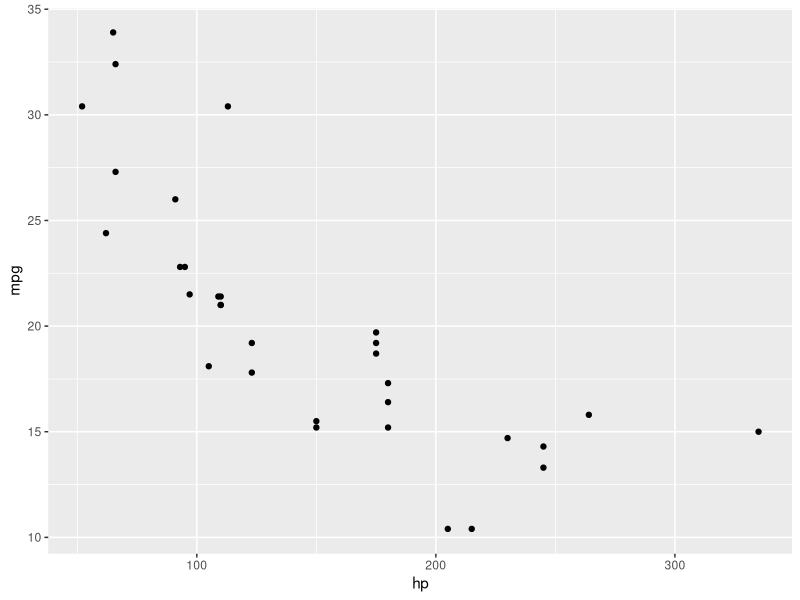
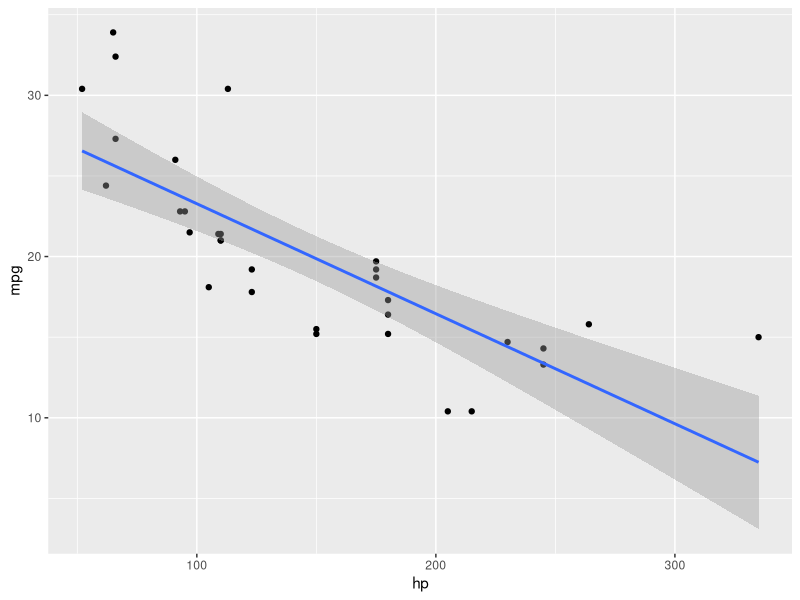

Generate these figures, in order, with R:
## ---- chunk 1
library(tidyverse)
data(mtcars)
ggplot(mtcars, aes(hp, mpg)) + geom_point()
## ---- chunk 2
ggplot(mtcars, aes(hp, mpg)) + geom_point() + geom_smooth(method = "lm")
